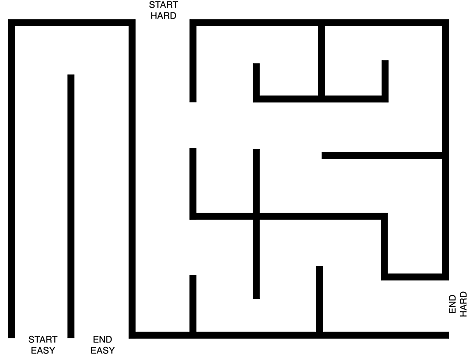
#> input picture TASK_2/maze.png, 471 x 358 px
$ python main.py
#> lines starting #> are read from the running program, lines starting #| are printed output that depends on the picture; after the words box and inside, x2 and y2 are one past the last pixel; in counts of white or black regions, pixels touching at a corner belong together
# Importing maze and idetify obstacles
import cv2
import numpy as np

# Load the image
image = cv2.imread('maze.png')
#> image is the input picture: shape (358, 471, 3); min 0, max 255, mean 223.2
gray = cv2.cvtColor(image, cv2.COLOR_BGR2GRAY)

# Apply a binary inverse threshold
# This step enhances the black lines on a white background
threshold_value = 200  # Adjust this value based on your image lighting conditions
_, thresh = cv2.threshold(gray, threshold_value, 255, cv2.THRESH_BINARY_INV)
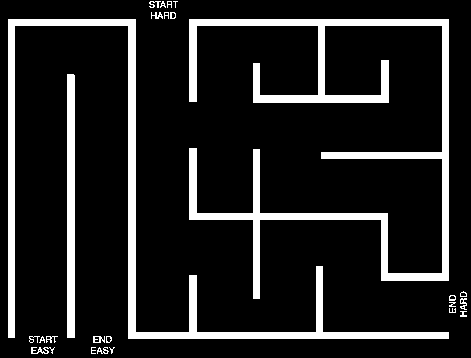
#> thresh: shape (358, 471); 13.3% white; 25 white regions (3 under 20 px), largest, box (x1, y1, x2, y2) and area: (189, 19, 449, 299) 10908, (8, 19, 449, 339) 8693, (67, 74, 75, 338) 2111

# Use Canny edge detection
edges = cv2.Canny(thresh, 50, 150, apertureSize=3)
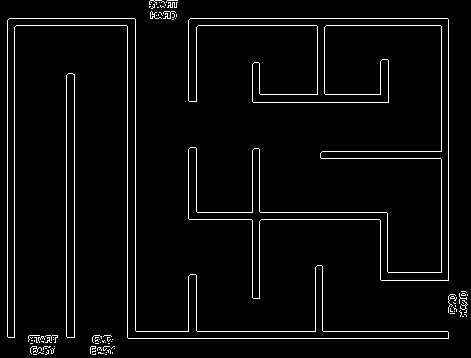
#> edges: shape (358, 471); 3.9% white in thin lines or dots

# Detect lines using the Hough Line Transform
lines = cv2.HoughLinesP(edges, 1, np.pi / 180, 100, minLineLength=80, maxLineGap=10)
#> lines = 22 rows, first 6: [190, 18, 447, 18], [127, 337, 127, 18], [7, 25, 135, 25], [135, 338, 135, 19], [128, 338, 448, 338], [14, 337, 14, 18]

# Draw lines on the image
if lines is not None:
    for line in lines:
        x1, y1, x2, y2 = line[0]
        cv2.line(image, (x1, y1), (x2, y2), (0, 255, 0), 2)
#> this loop made 22 passes
#> (x1, y1, x2, y2) on passes 1 to 12: (190, 18, 447, 18), (127, 337, 127, 18), (7, 25, 135, 25), (135, 338, 135, 19), (128, 338, 448, 338), (14, 337, 14, 18), (7, 336, 7, 20), (66, 336, 66, 75), (448, 280, 448, 19), (74, 337, 74, 74), (136, 331, 447, 331), (441, 280, 441, 26)
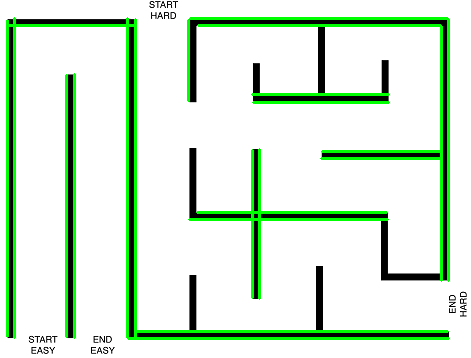
#> image: shape (358, 471, 3); 8.62% of pixels changed, all inside (x1, y1, x2, y2) = (6, 17, 450, 340)

# Display the result
cv2.imshow('Detected Lines', image)
cv2.waitKey(0)
cv2.destroyAllWindows()

# Finding coordinates of start and end
import cv2

# function to display the coordinates of
# of the points clicked on the image
# [35 lines left out: function click_event, not called in this run]

# driver function
if __name__=="__main__":

	# reading the image
	img = cv2.imread('maze.png', 1)

	# displaying the image
	cv2.imshow('image', img)

	# setting mouse handler for the image
	# and calling the click_event() function
	cv2.setMouseCallback('image', click_event)

	# wait for a key to be pressed to exit
	cv2.waitKey(0)

	# close the window
	cv2.destroyAllWindows()
  # Implementing PRM algorithm
import cv2
import numpy as np
import random
import networkx as nx

# Load the maze image
maze_image = cv2.imread('maze.png', cv2.IMREAD_GRAYSCALE)

# Threshold the image to binary (black and white)
_, binary_image = cv2.threshold(maze_image, 127, 255, cv2.THRESH_BINARY)
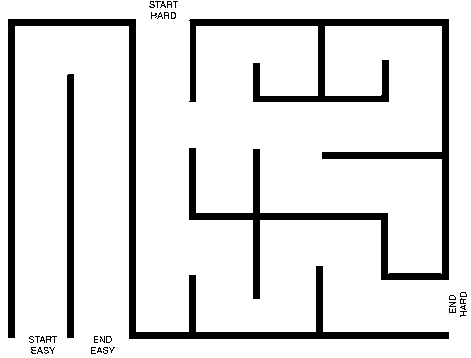
#> binary_image: shape (358, 471); 87.5% white; 34 black regions (29 under 20 px), largest, box (x1, y1, x2, y2) and area: (189, 19, 449, 299) 10324, (8, 19, 449, 339) 8323, (67, 74, 74, 338) 1847, (46, 336, 57, 343) 31, (171, 12, 176, 19) 20

# Generate random nodes within free space
def generate_random_node(binary_image):
    h, w = binary_image.shape
#> h = 358; w = 471
    while True:
        x = random.randint(0, w - 1)
        y = random.randint(0, h - 1)
        if binary_image[y, x] == 0:  # Check if it's a free space
            return x, y

# Generate k-nearest neighbors for each node
def generate_neighbors(nodes, k, radius):
    G = nx.Graph()
    for node in nodes:
        G.add_node(node)
        for other_node in nodes:
            if node != other_node and np.linalg.norm(np.array(node) - np.array(other_node)) <= radius:
                G.add_edge(node, other_node)
    return G

# Check if the edge between two nodes is valid
# [9 lines left out: function is_edge_valid, not called in this run]

# Find a path using A* algorithm
def find_path(graph, start, goal):
    try:
        return nx.astar_path(graph, start, goal)
    except nx.NetworkXNoPath:
        print("No path found.")
        return []

# Draw the path on the maze image
def draw_path(maze_image, path):
    for i in range(len(path) - 1):
        cv2.line(maze_image, path[i], path[i + 1], (0, 255, 0), 2)
    return maze_image

# PRM algorithm
def prm(binary_image, num_nodes, k_nearest, connect_radius):
    nodes = [generate_random_node(binary_image) for _ in range(num_nodes)]
#> nodes = 100 pairs, first value 8 to 461, second value 7 to 347
    graph = generate_neighbors(nodes, k_nearest, connect_radius)
#> the loop in generate_neighbors, `for node in nodes:` made 100 passes
#> node on passes 1 to 12: (258, 71), (133, 31), (411, 278), (448, 260), (417, 276), (45, 347), (387, 66), (448, 76), (301, 214), (190, 87), (112, 23), (11, 99)
    start = nodes[0]
#> start = (258, 71)
    goal = nodes[-1]
#> goal = (284, 334)
    path = find_path(graph, start, goal)
#> path = []
    return path

# Parameters
num_nodes = 100
k_nearest = 5
connect_radius = 30

# Run PRM algorithm
path = prm(binary_image, num_nodes, k_nearest, connect_radius)
#> path = []

# Draw the path on the maze image
maze_image_with_path = draw_path(maze_image.copy(), path)

# Display the result
cv2.imshow('Maze with Path', maze_image_with_path)
cv2.waitKey(0)
cv2.destroyAllWindows()

import cv2
import numpy as np
import matplotlib.pyplot as plt

# Read the maze image
maze_image = cv2.imread('maze.png', cv2.IMREAD_GRAYSCALE)

# Threshold the image to binary
_, binary_image = cv2.threshold(maze_image, 127, 255, cv2.THRESH_BINARY)

# Display the original and binary images
plt.figure(figsize=(10, 5))
plt.subplot(1, 2, 1)
plt.imshow(maze_image, cmap='gray')
plt.title('Original Maze Image')
plt.subplot(1, 2, 2)
plt.imshow(binary_image, cmap='gray')
plt.title('Binary Image')
plt.show()
# Manually define the start and goal coordinates (x, y)
start_coords = (39,325)  # Adjust as per your maze
goal_coords = (99,337)  # Adjust as per your maze

# Display the start and goal coordinates on the binary image
plt.imshow(binary_image, cmap='gray')
plt.scatter(start_coords[0], start_coords[1], c='red', marker='o', label='Start')
plt.scatter(goal_coords[0], goal_coords[1], c='blue', marker='o', label='Goal')
plt.legend()
plt.title('Start and Goal Coordinates')
plt.show()
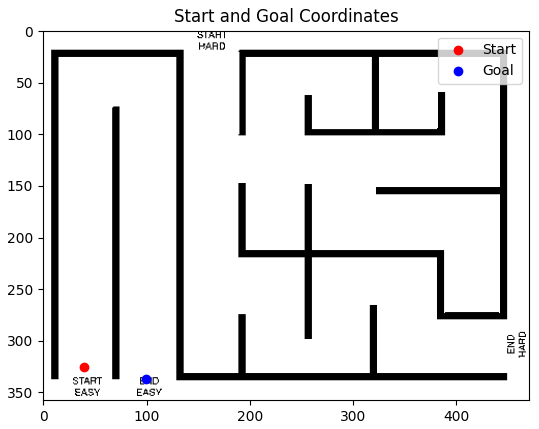
#> figure drawn by matplotlib, 1 panel
import random

# Function to generate random nodes within the free space of the maze
def generate_random_node(binary_image):
    h, w = binary_image.shape
#> h = 358; w = 471
    while True:
        x = random.randint(0, w - 1)
        y = random.randint(0, h - 1)
        if binary_image[y, x] == 255:  # Check if it's free space
            return x, y

# Generate random nodes
num_nodes = 100
nodes = [generate_random_node(binary_image) for _ in range(num_nodes)]
#> nodes = 100 pairs, first value 17 to 465, second value 0 to 351

# Display the random nodes on the binary image
plt.imshow(binary_image, cmap='gray')
plt.scatter([node[0] for node in nodes], [node[1] for node in nodes], c='green', marker='o', label='Nodes')
plt.scatter(start_coords[0], start_coords[1], c='red', marker='o', label='Start')
plt.scatter(goal_coords[0], goal_coords[1], c='blue', marker='o', label='Goal')
plt.legend()
plt.title('Random Nodes and Start/Goal Coordinates')
plt.show()
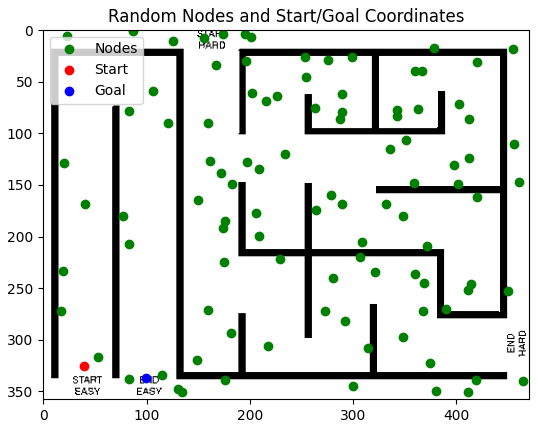
#> figure drawn by matplotlib, 1 panel
import math
import matplotlib.pyplot as plt

# Function to calculate Euclidean distance between two points
def euclidean_distance(point1, point2):
    x1, y1 = point1
    x2, y2 = point2
    return math.sqrt((x2 - x1)**2 + (y2 - y1)**2)

# Function to check if a line segment intersects with black pixels in the maze image
def intersects_obstacle(image, point1, point2):
    x1, y1 = point1
    x2, y2 = point2
    # Bresenham's line algorithm
    dx = abs(x2 - x1)
    dy = abs(y2 - y1)
    sx = -1 if x1 > x2 else 1
    sy = -1 if y1 > y2 else 1
    err = dx - dy
    while True:
        if image[y1, x1] == 0:  # If the pixel is black (obstacle)
            return True
        if (x1, y1) == (x2, y2):  # If we reached the end point
            break
        e2 = 2 * err
        if e2 > -dy:
            err -= dy
            x1 += sx
        if e2 < dx:
            err += dx
            y1 += sy
    return False

# Function to connect neighboring nodes within a specified radius without intersecting obstacles
def connect_nodes(nodes, start_coords, goal_coords, radius, maze_image):
#> called with start_coords = (39, 325), goal_coords = (99, 337), radius = 50
    connected_nodes = []
    lines = []  # List to store the lines connecting nodes
    for node in nodes:
        # Connect the node with start and goal if within radius and without intersecting obstacles
        if (euclidean_distance(node, start_coords) <= radius and
            not intersects_obstacle(maze_image, node, start_coords)):
            connected_nodes.append((node, start_coords))
            lines.append((node, start_coords))
        if (euclidean_distance(node, goal_coords) <= radius and
            not intersects_obstacle(maze_image, node, goal_coords)):
            connected_nodes.append((node, goal_coords))
            lines.append((node, goal_coords))
        # Connect the node with other nodes if within radius and without intersecting obstacles
        for other_node in nodes:
            if node != other_node and euclidean_distance(node, other_node) <= radius:
                if not intersects_obstacle(maze_image, node, other_node):
                    connected_nodes.append((node, other_node))
                    lines.append((node, other_node))
#> this loop made 100 passes
#> node on passes 2 to 13: (450, 253), (414, 246), (279, 160), (360, 40), (309, 205), (420, 162), (402, 149), (196, 30), (161, 127), (175, 225), (336, 115), (343, 83)
    return connected_nodes, lines

# Define the connection radius
connect_radius = 50

# Connect neighboring nodes without intersecting obstacles
connected_nodes, lines = connect_nodes(nodes, start_coords, goal_coords, connect_radius, maze_image)

# Display the connected nodes and lines on the binary image
plt.imshow(maze_image, cmap='gray')
plt.scatter([node[0][0] for node in connected_nodes], [node[0][1] for node in connected_nodes], c='cyan', marker='o', label='Connected Nodes')
for line in lines:
    plt.plot([line[0][0], line[1][0]], [line[0][1], line[1][1]], c='magenta')  # Draw lines between connected nodes
#> this loop made 272 passes
#> line on passes 1 to 3: ((83, 338), (99, 337)), ((83, 338), (130, 348)), ((414, 246), (411, 252))
plt.scatter(start_coords[0], start_coords[1], c='red', marker='o', label='Start')
plt.scatter(goal_coords[0], goal_coords[1], c='blue', marker='o', label='Goal')
plt.legend()
plt.title('Connected Nodes and Start/Goal Coordinates with Connecting Lines (Avoiding Obstacles)')
plt.show()
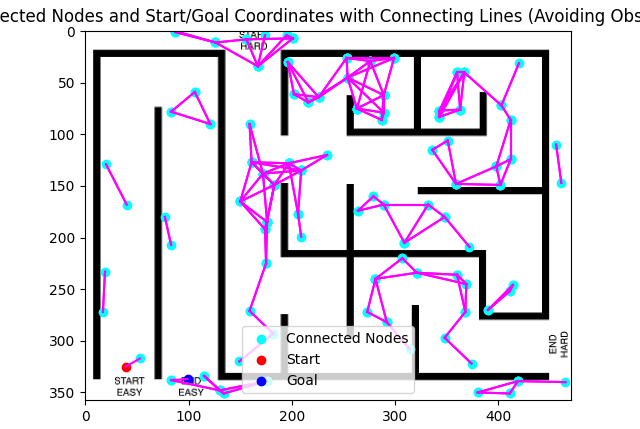
#> figure drawn by matplotlib, 1 panel
